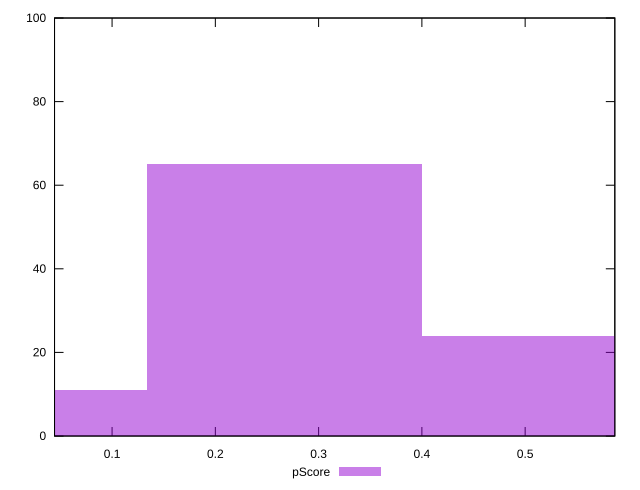

Reproduce this figure in gnuplot.
reset

$pScore <<EOF
0 11
0.5340807211158122 24
0.2670403605579061 65
EOF

set key outside below
set boxwidth 0.2670403605579061
set xrange [0.04427760046935869:0.586827419862176]
set yrange [0:100]
set trange [0:100]
set style fill transparent solid 0.5 noborder
set terminal svg size 640, 490 enhanced background rgb 'white'
set output "report_00015_2021-02-09T16-11-33.973Z/speed-index/samples/pages/pScore/histogram.svg"

plot $pScore title "pScore" with boxes

reset
